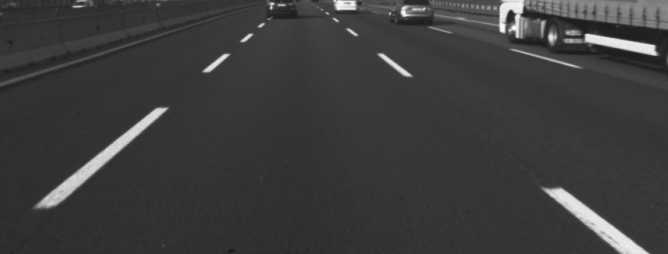
#> input picture BEP/MIILA_4/road.jpg, 668 x 254 px
$ jupyter execute --allow-errors Untitled.ipynb
#> lines starting #> are read from the running program, lines starting #| are printed output that depends on the picture; after the words box and inside, x2 and y2 are one past the last pixel; in counts of white or black regions, pixels touching at a corner belong together
[cell 1]
import cv2
import math
import numpy as np
from PIL import Image
import matplotlib.pyplot as plt
import pylab
img = cv2.imread("road.jpg")
#> img is the input picture: shape (254, 668, 3); min 26, max 253, mean 60.5
img_Gray = cv2.cvtColor(img, cv2.COLOR_RGB2GRAY)
plt.imshow(img_Gray)

[cell 2]
img = cv2.imread("road.jpg")
cv2.threshold(img, 140, 255, 0, img)
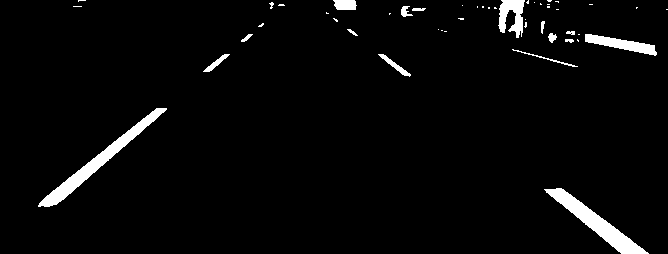
#> img: shape (254, 668, 3); 3.4% white; 48 white regions (32 under 20 px), largest, box (x1, y1, x2, y2) and area: (38, 108, 167, 207) 1674, (544, 188, 649, 254) 1604, (585, 34, 657, 56) 669
plt.imshow(img_Gray)
